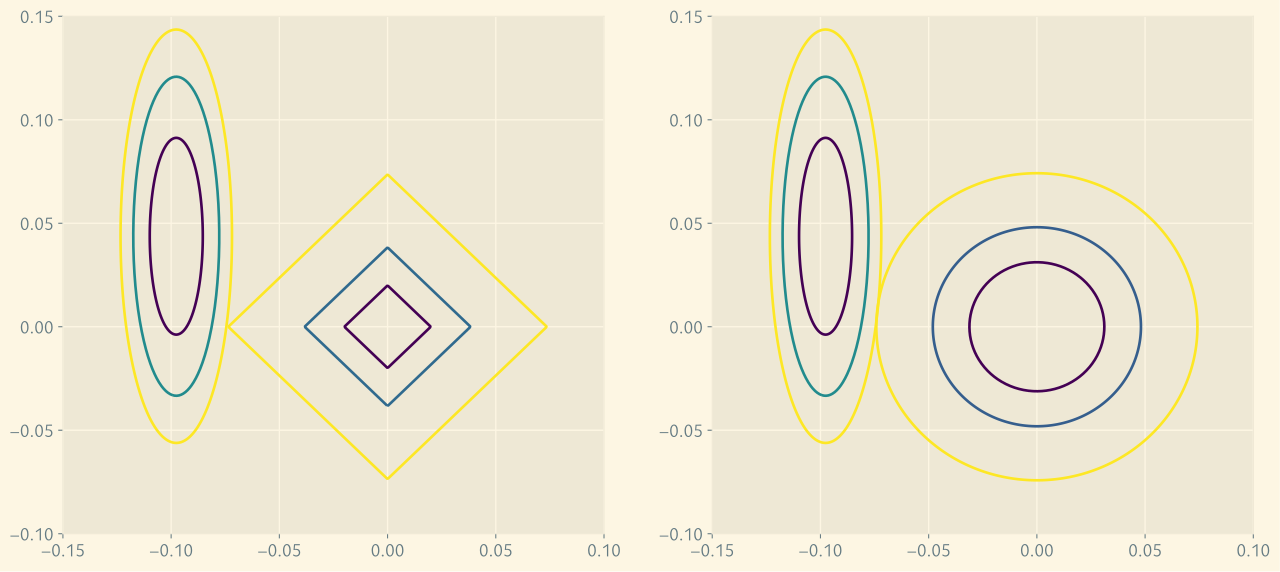

Source code (Python):
import matplotlib.pyplot as plt
import numpy as np
from sklearn.decomposition import PCA


def lsobj(X, y, w):  # 最小二乘平方损失
    return np.linalg.norm(X @ w - y)**2


plt.rcParams.update({
    "font.family": ["Ysabeau Office", "LXGW Neo ZhiSong Screen Full"],
    "axes.unicode_minus": True,
    "savefig.bbox": "tight",
    'legend.fontsize': 12,
    "xtick.labelsize": 14,
    "ytick.labelsize": 14,
    'text.color': '#586e75',
})

X = np.array([
    [1., 1., 0., 0., 1., 0., 0., 1., 0., 0., 1., 0., 1.],
    [6., 0., 0., 1., 1., 0., 0., 1., 0., 1., 0., 1., 0.],
    [10., 0., 1., 0., 0., 1., 0., 1., 1., 0., 0., 1., 0.],
    [13., 0., 0., 1., 1., 0., 1., 0., 0., 0., 1., 0., 1.],
])
y = np.array([1, 1, 0, 0])
y = y - y.mean()
X = PCA(n_components=2).fit_transform(X)

low_x, high_x, low_y, high_y = -0.15, 0.1, -0.1, 0.15
xx, yy = np.meshgrid(np.linspace(low_x, high_x, 500), np.linspace(low_y, high_y, 500))

zz_l1 = np.array([np.abs(xi) + np.abs(yi) for xi, yi in zip(np.ravel(xx), np.ravel(yy))])  # l1 范数
zz_l2 = np.array([xi**2 + yi**2 for xi, yi in zip(np.ravel(xx), np.ravel(yy))])  # l2 范数
zz_ls = np.array([lsobj(X, y.reshape(-1, 1), np.array([t0, t1]).reshape(-1, 1))
                  for t0, t1 in zip(np.ravel(xx), np.ravel(yy))])
Z_l1, Z_l2, Z_ls = zz_l1.reshape(xx.shape), zz_l2.reshape(xx.shape), zz_ls.reshape(xx.shape)

levels_ls = [1.2**x for x in [-8.5, -8, -7.5]]
levels_l1 = [1.92**x for x in [-6, -5, -4]]
levels_l2 = [2.38**x for x in [-8, -7, -6]]

with plt.style.context('Solarize_Light2'):

    fig, ax = plt.subplots(1, 2, figsize=(16, 7))

    ax[0].contour(xx, yy, Z_l1, levels=levels_l1)
    ax[0].contour(xx, yy, Z_ls, levels=levels_ls)
    ax[1].contour(xx, yy, Z_l2, levels=levels_l2)
    ax[1].contour(xx, yy, Z_ls, levels=levels_ls)

    plt.savefig("sparse-norm.svg")
